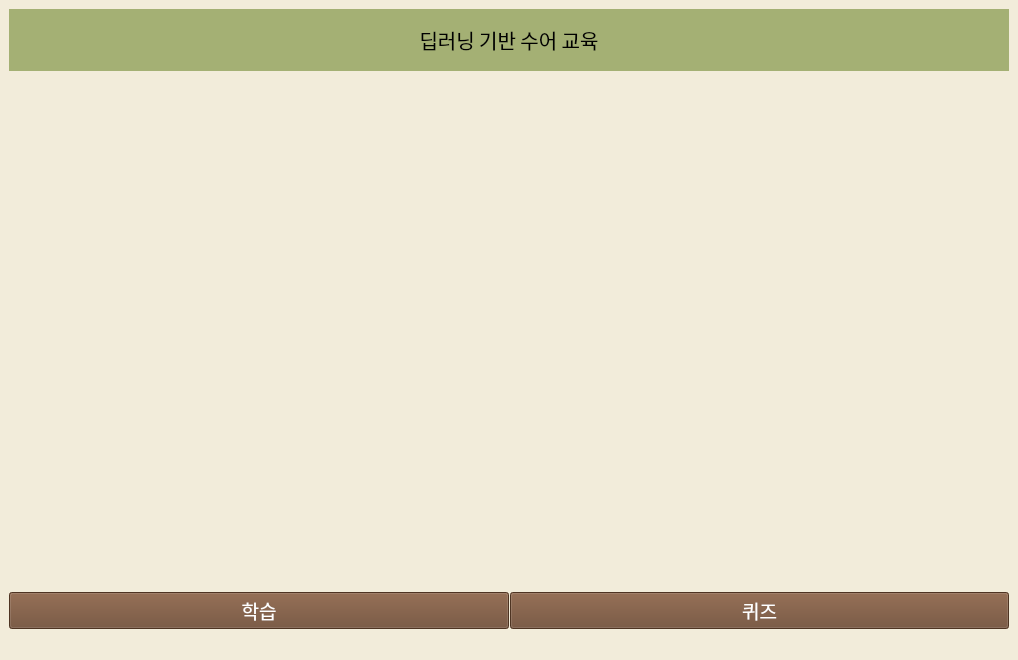
<?xml version="1.0" encoding="UTF-8"?>
<ui version="4.0">
 <class>MainWindow</class>
 <widget class="QMainWindow" name="MainWindow">
  <property name="geometry">
   <rect>
    <x>0</x>
    <y>0</y>
    <width>1018</width>
    <height>660</height>
   </rect>
  </property>
  <property name="windowTitle">
   <string>MainWindow</string>
  </property>
  <property name="styleSheet">
   <string notr="true">background-color:rgb(242, 236, 218)</string>
  </property>
  <widget class="QWidget" name="centralwidget">
   <layout class="QGridLayout" name="gridLayout_3">
    <item row="0" column="0">
     <layout class="QGridLayout" name="gridLayout" rowstretch="0,3,25,1">
      <item row="1" column="0">
       <layout class="QHBoxLayout" name="horizontalLayout1">
        <item>
         <widget class="QLabel" name="label">
          <property name="font">
           <font>
            <family>한컴 윤고딕 240</family>
            <pointsize>15</pointsize>
           </font>
          </property>
          <property name="styleSheet">
           <string notr="true">background-color:rgb(164, 176, 116)</string>
          </property>
          <property name="text">
           <string>딥러닝 기반 수어 교육</string>
          </property>
          <property name="alignment">
           <set>Qt::AlignCenter</set>
          </property>
         </widget>
        </item>
       </layout>
      </item>
      <item row="3" column="0">
       <layout class="QHBoxLayout" name="horizontalLayout3">
        <property name="spacing">
         <number>1</number>
        </property>
        <item>
         <widget class="QPushButton" name="btn_learn">
          <property name="sizePolicy">
           <sizepolicy hsizetype="Minimum" vsizetype="Fixed">
            <horstretch>0</horstretch>
            <verstretch>0</verstretch>
           </sizepolicy>
          </property>
          <property name="font">
           <font>
            <family>한컴 윤고딕 230</family>
            <pointsize>14</pointsize>
           </font>
          </property>
          <property name="styleSheet">
           <string notr="true">QPushButton{
	color: white;
	background-color: rgb(109, 73, 48);
}

QPushButton:hover{
          color: rgb(109, 73, 48);
          background: transparent;
          border: 2px solid brown;
          border-radius: 1px;
}</string>
          </property>
          <property name="text">
           <string>학습</string>
          </property>
         </widget>
        </item>
        <item>
         <widget class="QPushButton" name="btn_quiz">
          <property name="palette">
           <palette>
            <active>
             <colorrole role="WindowText">
              <brush brushstyle="SolidPattern">
               <color alpha="255">
                <red>255</red>
                <green>255</green>
                <blue>255</blue>
               </color>
              </brush>
             </colorrole>
             <colorrole role="Button">
              <brush brushstyle="SolidPattern">
               <color alpha="255">
                <red>109</red>
                <green>73</green>
                <blue>48</blue>
               </color>
              </brush>
             </colorrole>
             <colorrole role="Text">
              <brush brushstyle="SolidPattern">
               <color alpha="255">
                <red>255</red>
                <green>255</green>
                <blue>255</blue>
               </color>
              </brush>
             </colorrole>
             <colorrole role="ButtonText">
              <brush brushstyle="SolidPattern">
               <color alpha="255">
                <red>255</red>
                <green>255</green>
                <blue>255</blue>
               </color>
              </brush>
             </colorrole>
             <colorrole role="Base">
              <brush brushstyle="SolidPattern">
               <color alpha="255">
                <red>109</red>
                <green>73</green>
                <blue>48</blue>
               </color>
              </brush>
             </colorrole>
             <colorrole role="Window">
              <brush brushstyle="SolidPattern">
               <color alpha="255">
                <red>109</red>
                <green>73</green>
                <blue>48</blue>
               </color>
              </brush>
             </colorrole>
            </active>
            <inactive>
             <colorrole role="WindowText">
              <brush brushstyle="SolidPattern">
               <color alpha="255">
                <red>255</red>
                <green>255</green>
                <blue>255</blue>
               </color>
              </brush>
             </colorrole>
             <colorrole role="Button">
              <brush brushstyle="SolidPattern">
               <color alpha="255">
                <red>109</red>
                <green>73</green>
                <blue>48</blue>
               </color>
              </brush>
             </colorrole>
             <colorrole role="Text">
              <brush brushstyle="SolidPattern">
               <color alpha="255">
                <red>255</red>
                <green>255</green>
                <blue>255</blue>
               </color>
              </brush>
             </colorrole>
             <colorrole role="ButtonText">
              <brush brushstyle="SolidPattern">
               <color alpha="255">
                <red>255</red>
                <green>255</green>
                <blue>255</blue>
               </color>
              </brush>
             </colorrole>
             <colorrole role="Base">
              <brush brushstyle="SolidPattern">
               <color alpha="255">
                <red>109</red>
                <green>73</green>
                <blue>48</blue>
               </color>
              </brush>
             </colorrole>
             <colorrole role="Window">
              <brush brushstyle="SolidPattern">
               <color alpha="255">
                <red>109</red>
                <green>73</green>
                <blue>48</blue>
               </color>
              </brush>
             </colorrole>
            </inactive>
            <disabled>
             <colorrole role="WindowText">
              <brush brushstyle="SolidPattern">
               <color alpha="255">
                <red>255</red>
                <green>255</green>
                <blue>255</blue>
               </color>
              </brush>
             </colorrole>
             <colorrole role="Button">
              <brush brushstyle="SolidPattern">
               <color alpha="255">
                <red>109</red>
                <green>73</green>
                <blue>48</blue>
               </color>
              </brush>
             </colorrole>
             <colorrole role="Text">
              <brush brushstyle="SolidPattern">
               <color alpha="255">
                <red>255</red>
                <green>255</green>
                <blue>255</blue>
               </color>
              </brush>
             </colorrole>
             <colorrole role="ButtonText">
              <brush brushstyle="SolidPattern">
               <color alpha="255">
                <red>255</red>
                <green>255</green>
                <blue>255</blue>
               </color>
              </brush>
             </colorrole>
             <colorrole role="Base">
              <brush brushstyle="SolidPattern">
               <color alpha="255">
                <red>109</red>
                <green>73</green>
                <blue>48</blue>
               </color>
              </brush>
             </colorrole>
             <colorrole role="Window">
              <brush brushstyle="SolidPattern">
               <color alpha="255">
                <red>109</red>
                <green>73</green>
                <blue>48</blue>
               </color>
              </brush>
             </colorrole>
            </disabled>
           </palette>
          </property>
          <property name="font">
           <font>
            <family>한컴 윤고딕 230</family>
            <pointsize>14</pointsize>
           </font>
          </property>
          <property name="styleSheet">
           <string notr="true">QPushButton{
	color: white;
	background-color: rgb(109, 73, 48);
}

QPushButton:hover{
          color: rgb(109, 73, 48);
          background: transparent;
          border: 2px solid brown;
          border-radius: 1px;
}</string>
          </property>
          <property name="text">
           <string>퀴즈</string>
          </property>
         </widget>
        </item>
       </layout>
      </item>
      <item row="2" column="0">
       <layout class="QHBoxLayout" name="horizontalLayout2"/>
      </item>
     </layout>
    </item>
   </layout>
  </widget>
  <widget class="QMenuBar" name="menubar">
   <property name="geometry">
    <rect>
     <x>0</x>
     <y>0</y>
     <width>1018</width>
     <height>26</height>
    </rect>
   </property>
  </widget>
  <widget class="QStatusBar" name="statusbar"/>
 </widget>
 <resources/>
 <connections/>
</ui>
